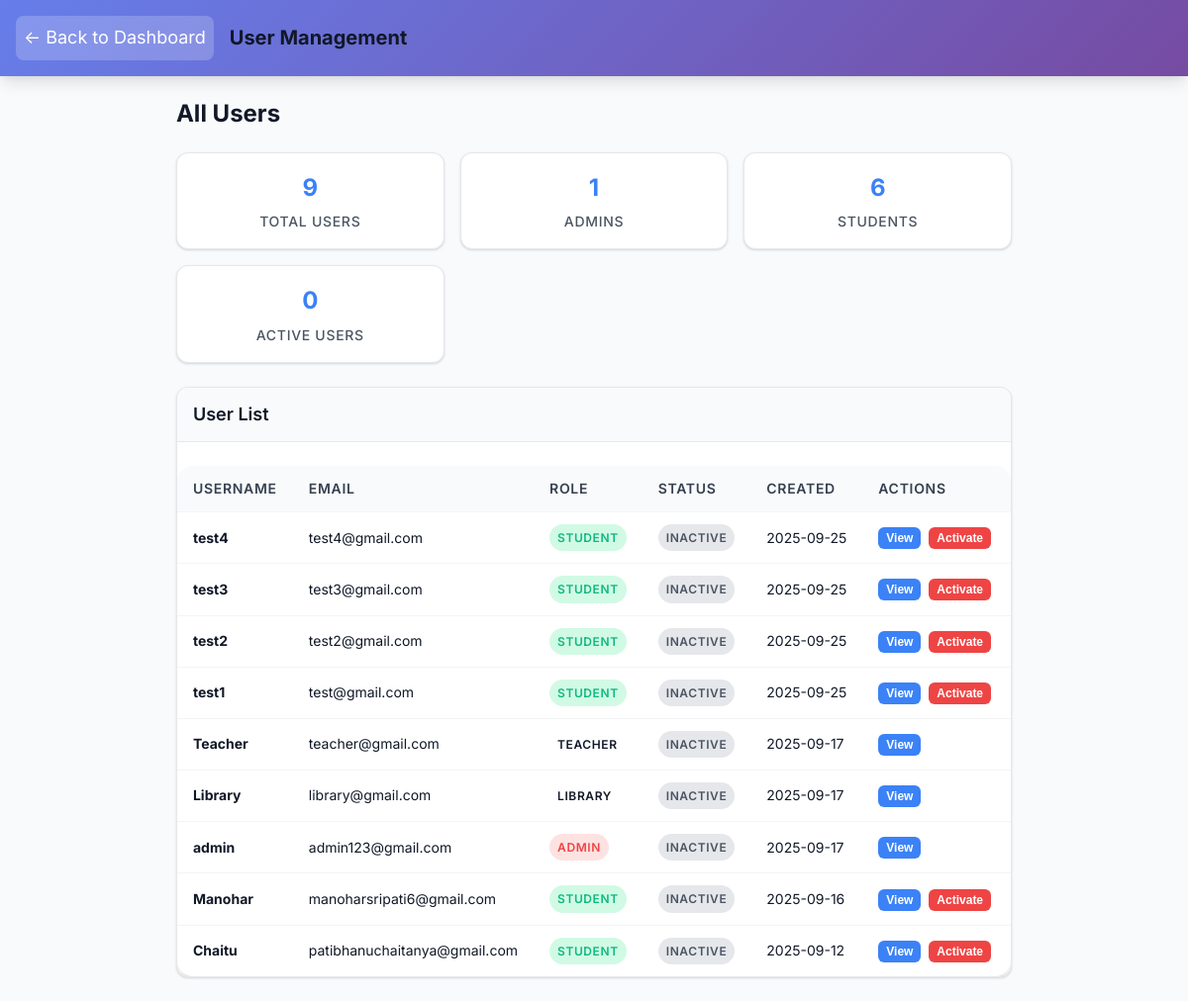
Page /admin/users (signed in) on the committed database.
### models.py (models this page shows)
class Credentials(db.Model):
    id = db.Column(db.Integer, primary_key=True)
    username = db.Column(db.String(50), unique=True, nullable=False)
    email = db.Column(db.String(120), unique=True, nullable=False)
    password = db.Column(db.String(200), nullable=False)  # Store hashed password
    role = db.Column(db.String(20), nullable=False)  # student / teacher / staff
    credits = db.Column(db.Integer, nullable=False,default=0)
    points = db.Column(db.Integer, nullable=False, default=0)
    created_at = db.Column(db.DateTime, default=datetime.utcnow)
    study_year = db.Column(db.Integer)  # e.g., 1,2,3,4
    department = db.Column(db.String(50))  # e.g., CSE, ECE
    section = db.Column(db.String(10))  # e.g., A, B, C

### app.py (the view)
@app.route('/admin/users')
def admin_users():
    if 'username' not in session:
        flash("Please login first")
        return redirect(url_for('login'))
    user = db.session.execute(db.select(Credentials).filter_by(username=session['username'])).scalar()
    if not user or user.role != 'admin':
        flash("Access denied. Admin privileges required.")
        return redirect(url_for('student'))
    users = db.session.execute(db.select(Credentials).order_by(Credentials.created_at.desc())).scalars().all()
    return render_template('admin_users.html', users=users)

### templates/admin_users.html (shortened to what this page needs)
<!DOCTYPE html>
<html lang="en">
<head>
    <link rel="stylesheet" href="{{ url_for('static', filename='style.css') }}">
    <link rel="stylesheet" href="{{ url_for('static', filename='mobile.css') }}">
</head>
<body>
    <div class="admin-container">
        <header class="admin-header">
            <div class="header-left">
                <a href="{{ url_for('admin_analytical_dashboard') }}" class="back-btn">
                    ← Back to Dashboard
                </a>
                <h1 class="header-title">User Management</h1>
            </div>
        </header>
        <main class="admin-content">
            <div class="page-header">
                <h2 class="page-title">All Users</h2>
            </div>
            <div class="stats-grid">
                <div class="stat-card">
                    <div class="stat-value">{{ users|length }}</div>
                    <div class="stat-label">Total Users</div>
                </div>
                <div class="stat-card">
                    <div class="stat-value">{{ users|selectattr('role', 'equalto', 'admin')|list|length }}</div>
                    <div class="stat-label">Admins</div>
                </div>
                <div class="stat-card">
                    <div class="stat-value">{{ users|selectattr('role', 'equalto', 'student')|list|length }}</div>
                    <div class="stat-label">Students</div>
                </div>
                <div class="stat-card">
                    <div class="stat-value">{{ users|selectattr('is_active', 'equalto', True)|list|length }}</div>
                    <div class="stat-label">Active Users</div>
                </div>
            </div>
            <div class="data-table">
                <div class="table-header">
                    <h3 class="table-title">User List</h3>
                </div>
                {% if users %}
                <table class="table">
                    <thead>
                        <tr>
                            <th>Username</th>
                            <th>Email</th>
                            <th>Role</th>
                            <th>Status</th>
                            <th>Created</th>
                            <th>Actions</th>
                        </tr>
                    </thead>
                    <tbody>
                        {% for user in users %}
                        <tr>
                            <td>
                                <strong>{{ user.username }}</strong>
                            </td>
                            <td>{{ user.email or 'Not set' }}</td>
                            <td>
                                <span class="badge {{ user.role }}">
                                    {{ user.role.title() }}
                                </span>
                            </td>
                            <td>
                                <span class="badge {{ 'active' if user.is_active else 'inactive' }}">
                                    {{ 'Active' if user.is_active else 'Inactive' }}
                                </span>
                            </td>
                            <td>{{ user.created_at.strftime('%Y-%m-%d') if user.created_at else 'Unknown' }}</td>
                            <td>
                                <button class="action-btn primary" onclick="viewUser('{{ user.username }}')">
                                    View
                                </button>
                                {% if user.role == 'student' %}
                                <button class="action-btn danger" onclick="toggleUserStatus('{{ user.username }}')">
                                    {{ 'Deactivate' if user.is_active else 'Activate' }}
                                </button>
                                {% endif %}
                            </td>
                        </tr>
                        {% endfor %}
                    </tbody>
                </table>
                {% else %}
                <div class="empty-state">
                    <div class="empty-icon">👥</div>
                    <div class="empty-title">No Users Found</div>
                    <div class="empty-description">There are no users in the system yet.</div>
                </div>
                {% endif %}
            </div>
        </main>
    </div>
</body>
</html>

### templates/admin_users.html (style rules this page uses)
.admin-container { min-height: 100vh; background: var(--gray-50); display: flex; flex-direction: column; }
.admin-header { background: var(--primary-gradient); color: white; padding: var(--space-4); display: flex; justify-content: space-between; align-items: center; box-shadow: var(--shadow-lg); position: sticky; top: 0; z-index: 1000; }
.header-left { display: flex; align-items: center; gap: var(--space-4); }
.back-btn { background: rgba(255, 255, 255, 0.2); border: none; color: white; padding: var(--space-2); border-radius: var(--radius-lg); cursor: pointer; font-size: var(--font-size-lg); transition: all var(--transition-normal); text-decoration: none; display: flex; align-items: center; gap: var(--space-2); }
.header-title { font-size: var(--font-size-xl); font-weight: var(--font-bold); margin: 0; }
.admin-content { flex: 1; padding: var(--space-6); max-width: 100%; margin: 0 auto; }
.page-header { display: flex; justify-content: space-between; align-items: center; margin-bottom: var(--space-6); }
.page-title { font-size: var(--font-size-2xl); font-weight: var(--font-bold); color: var(--gray-900); margin: 0; }
.stats-grid { display: grid; grid-template-columns: repeat(auto-fit, minmax(200px, 1fr)); gap: var(--space-4); margin-bottom: var(--space-6); }
.stat-card { background: white; padding: var(--space-4); border-radius: var(--radius-xl); box-shadow: var(--shadow-sm); border: 1px solid var(--gray-200); text-align: center; }
.stat-value { font-size: var(--font-size-2xl); font-weight: var(--font-bold); color: var(--primary); margin-bottom: var(--space-1); }
.stat-label { font-size: var(--font-size-sm); color: var(--gray-600); text-transform: uppercase; letter-spacing: 0.05em; }
.data-table { background: white; border-radius: var(--radius-xl); box-shadow: var(--shadow-sm); border: 1px solid var(--gray-200); overflow: hidden; }
.table-header { padding: var(--space-4); border-bottom: 1px solid var(--gray-200); background: var(--gray-50); }
.table-title { font-size: var(--font-size-lg); font-weight: var(--font-semibold); color: var(--gray-900); margin: 0; }
.table { width: 100%; border-collapse: collapse; }
.table th, .table td { padding: var(--space-3) var(--space-4); text-align: left; border-bottom: 1px solid var(--gray-100); }
.table th { background: var(--gray-50); font-weight: var(--font-semibold); color: var(--gray-700); font-size: var(--font-size-sm); text-transform: uppercase; letter-spacing: 0.05em; }
.table td { color: var(--gray-900); font-size: var(--font-size-sm); }
.badge { padding: var(--space-1) var(--space-2); border-radius: var(--radius-full); font-size: var(--font-size-xs); font-weight: var(--font-semibold); text-transform: uppercase; letter-spacing: 0.05em; }
.badge.admin { background: var(--danger-light); color: var(--danger); }
.badge.student { background: var(--success-light); color: var(--success); }
.badge.inactive { background: var(--gray-200); color: var(--gray-600); }
.action-btn { padding: var(--space-1) var(--space-2); border: none; border-radius: var(--radius-md); font-size: var(--font-size-xs); font-weight: var(--font-semibold); cursor: pointer; transition: all var(--transition-normal); margin-right: var(--space-1); }
.action-btn.primary { background: var(--primary); color: white; }
.action-btn.danger { background: var(--danger); color: white; }

### rows in the picture
Credentials: username "test4", email "test4@gmail.com", role "STUDENT", is_active "INACTIVE", created_at "2025-09-25", is_active "Activate"
Credentials: username "test3", email "test3@gmail.com", role "STUDENT", is_active "INACTIVE", created_at "2025-09-25", is_active "Activate"
Credentials: username "test2", email "test2@gmail.com", role "STUDENT", is_active "INACTIVE", created_at "2025-09-25", is_active "Activate"
Credentials: username "test1", email "test@gmail.com", role "STUDENT", is_active "INACTIVE", created_at "2025-09-25", is_active "Activate"
Credentials: username "Teacher", email "teacher@gmail.com", role "TEACHER", is_active "INACTIVE", created_at "2025-09-17"
Credentials: username "Library", email "library@gmail.com", role "LIBRARY", is_active "INACTIVE", created_at "2025-09-17"
Credentials: username "admin", email "admin123@gmail.com", role "ADMIN", is_active "INACTIVE", created_at "2025-09-17"
Credentials: username "Manohar", email "manoharsripati6@gmail.com", role "STUDENT", is_active "INACTIVE", created_at "2025-09-16", is_active "Activate"
Credentials: username "Chaitu", email "patibhanuchaitanya@gmail.com", role "STUDENT", is_active "INACTIVE", created_at "2025-09-12", is_active "Activate"

### other values in the picture
{{ users|length }} "9"
{{ users|selectattr('role', 'equalto', 'admin')|list|length }} "1"
{{ users|selectattr('role', 'equalto', 'student')|list|length }} "6"
{{ users|selectattr('is_active', 'equalto', True)|list|length }} "0"
